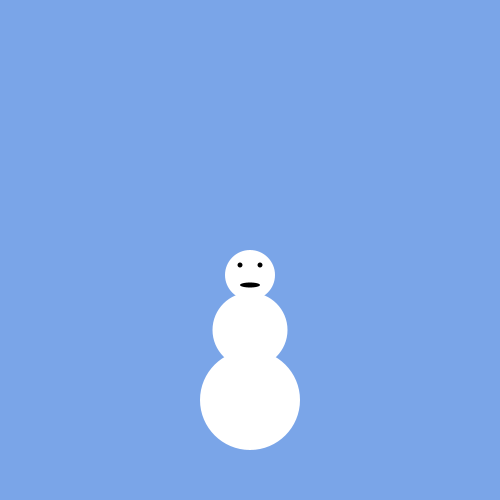
Frame 1 (no input)
Frame 60 (the mouse pressed at the canvas centre just before this capture): identical to frame 1, image omitted
Frame 120 (the mouse held since frame 60 and released just before this capture): identical to frame 1, image omitted

The Processing sketch that drew this single still picture (run headless with seeded random() and noise(); from frame 60 on, the mouse is pressed at the canvas centre):

// Processing sketch: snowman
// ── snowman.pde
int x=250, y=250;

void setup(){
size(500,500);
}

void draw(){
  background(122,165,232);
  smooth(8);
  noStroke();
  fill(255,255,255);
  ellipse(x,y+150,100,100);
  ellipse(x,y+80,75,75);
  ellipse(x,y+25,50,50);
  fill(0,0,0);
  ellipse(x+10,y+15,5,5);
  ellipse(x-10,y+15,5,5);
  ellipse(x,y+35,20,5);
}
